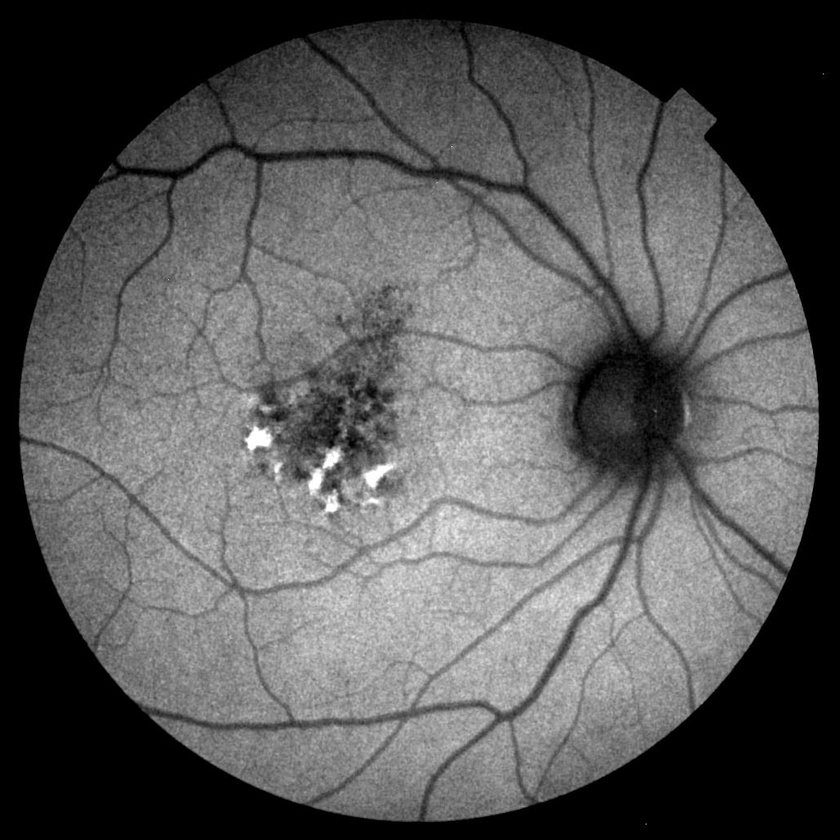
#> input picture Naive/speckled.jpg, 840 x 840 px, shrunk from 1029 x 1028 before the run
$ python dft-phase-spektr.py
#> lines starting #> are read from the running program, lines starting #| are printed output that depends on the picture
import cv2
import numpy as np
from matplotlib import pyplot as plt
img = cv2.imread('speckled.jpg',0)
#> img is the input picture: shape (840, 840); min 0, max 255, mean 87.6
f = np.fft.fft2(img)
fshift = np.fft.fftshift(f)
 # Я не изучал здесь формулу для построения графика амплитуды
magnitude_spectrum = 20*np.log(np.abs(fshift))
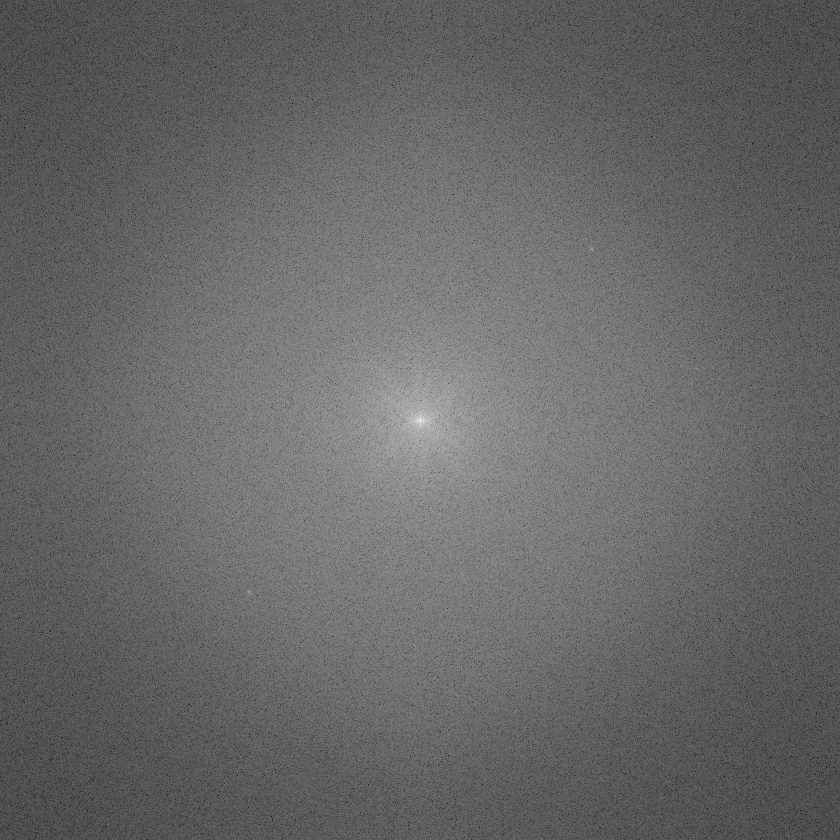
#> magnitude_spectrum: shape (840, 840) float64; min 14.66, max 358.8, mean 154.2; drawn with min black and max white
# [4 lines of commented-out code are left out]

plt.subplot(111),plt.imshow(magnitude_spectrum, cmap = 'gray')

plt.show()
